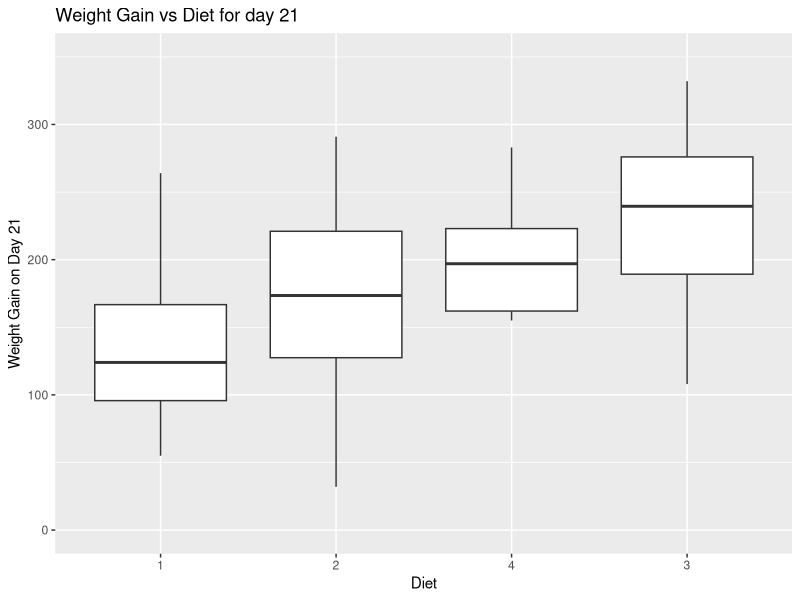
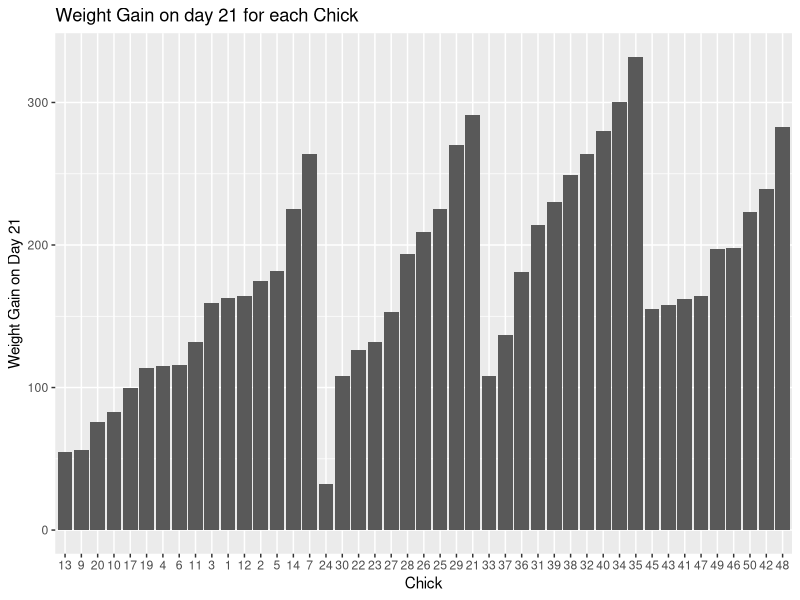
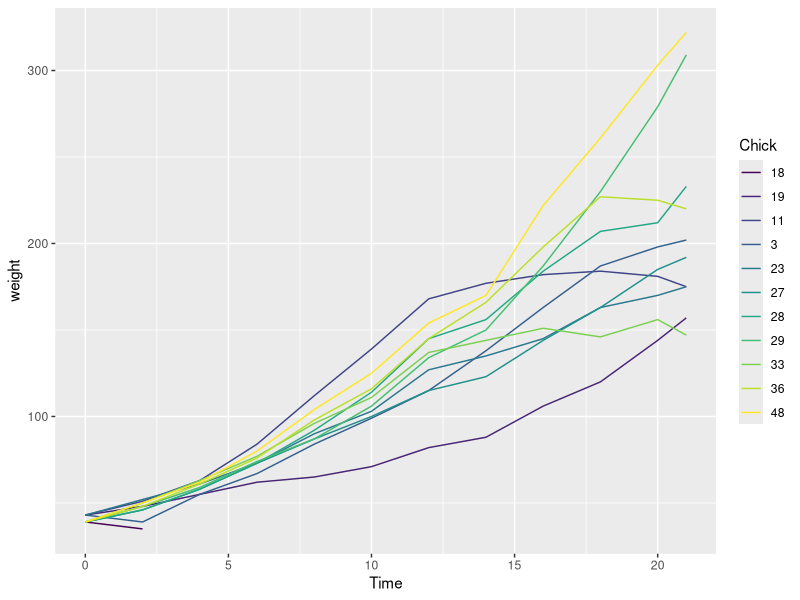

Recreate these plots in R, in order.
## ---- chunk 1
if (!require("ggplot2")) {
install.packages("ggplot2")
}

if (!require("dplyr")) {
install.packages("dplyr")
}

library(ggplot2)
library(dplyr)
library(datasets)


## ---- chunk 2
day0 <- ChickWeight %>% filter(Time == 0)
weight0 <- day0 %>%
  group_by(Diet) %>%
  summarize( n= n(),
            average_weight = mean(weight, na.rm = TRUE),
            sd_weight = sd(weight,  na.rm = TRUE)
)

weight0
## ---- chunk 3
check_complete <- ChickWeight %>%
  group_by(Chick) %>%
  tally() %>%
  filter(n!=12)

#gives that chicks, 18, 16, 15, 8, and 44 do not have complete weight data

complete <- ChickWeight %>%
  filter(Chick != 18 &
           Chick != 16 &
           Chick != 15 &
           Chick != 8 &
           Chick != 44)

head(complete,3)
## ---- chunk 4
complete <- complete %>%
  group_by(Chick) %>%
  mutate(start_weight = first(weight, order_by = Chick)) %>%
  mutate(weightgain = weight - start_weight)

head(complete,3)
## ---- chunk 5
day21 <- complete %>%
  filter(Time==21)

ggplot(data=day21, aes(x= reorder(Diet,weightgain,FUN=median),y=weightgain)) + geom_boxplot() + xlab("Diet") + ylab("Weight Gain on Day 21") + labs(title = "Weight Gain vs Diet for day 21") + ylim(0,350)
## ---- chunk 6
ggplot(day21 , aes(x=Chick, y=weightgain)) + geom_bar(stat="identity") + ylab("Weight Gain on Day 21") + labs(title = "Weight Gain on day 21 for each Chick")
maxChick <- day21 %>% filter(weightgain == max(weightgain))
minChick <- day21 %>% filter(weightgain == min(weightgain))

head(maxChick)
head(minChick)
## ---- chunk 7
minChick_day0 <- day0 %>% filter(weight == min(weight))
maxChick_day0 <- day0 %>% filter(weight == max(weight))

head(minChick_day0, 7) #using this gives us the chicks with the correct starting weights 
head(maxChick_day0)
min_max_Chick_list <- c(18,27,28,29,33,36,48,3,11,19,23)

Max_Min_Chicks <- ChickWeight %>% filter(Chick %in% min_max_Chick_list)

ggplot(Max_Min_Chicks, aes(x=Time, y=weight,color=Chick)) + geom_line()
## ---- chunk 8

## ---- chunk 9

